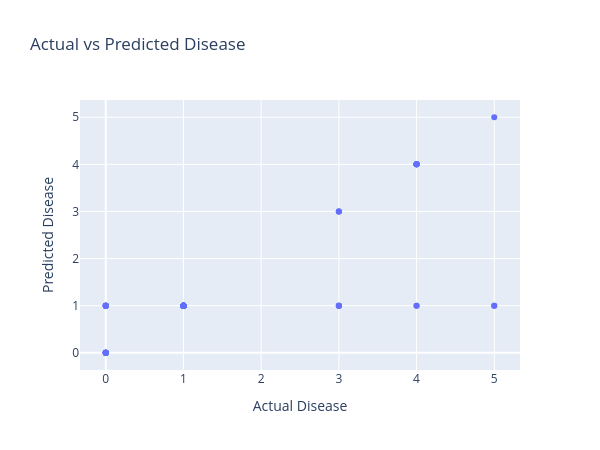

Notebook code cell kept with this figure:
### Code cell
fig = px.scatter(compare_df, x='Actual Disease', y='Predicted Disease',
                 title="Actual vs Predicted Disease",
                 width=600, height=450)
fig.show()

### Figure 1 — Plotly figure (JSON) as saved in the notebook; plotly's stock layout.template omitted (floating-point values rounded to 4 significant figures)
{"data": [{"hovertemplate": "Actual Disease=%{x}<br>Predicted Disease=%{y}<extra></extra>", "legendgroup": "", "marker": {"color": "#636efa", "symbol": "circle"}, "mode": "markers", "name": "", "orientation": "v", "showlegend": false, "type": "scatter", "x": [0, 0, 3, 1, 1, 1, 1, 1, 5, 1, 1, 0, 1, 1, 0, 0, 3, 4, 1, 0, 1, 4, 1, 1, 1, 1, 4, 1, 1, 1, 1, 3, 1, 1, 4, 4, 1, 1, 1, 1, 1, 1, 1, 1, 1, 5, 0, 0, 1, 4, 4, 3, 1, 1, 1, 1, 0, 1, 4, 0, 0, 0, 1, 5, 3, 1, 1, 0, 1, 1, 1, 1, 1, 1, 1, 0, 1, 1, 1, 0, 1, 0, 1, 1, 1, 4, 1, 1, 0, 0, 1, 1, 0, 1, 1, 3, 0, 3], "xaxis": "x", "y": [0, 1, 1, 1, 1, 1, 1, 1, 1, 1, 1, 0, 1, 1, 0, 0, 1, 4, 1, 1, 1, 1, 1, 1, 1, 1, 1, 1, 1, 1, 1, 3, 1, 1, 4, 4, 1, 1, 1, 1, 1, 1, 1, 1, 1, 1, 1, 0, 1, 4, 4, 1, 1, 1, 1, 1, 1, 1, 4, 1, 0, 1, 1, 5, 3, 1, 1, 0, 1, 1, 1, 1, 1, 1, 1, 1, 1, 1, 1, 1, 1, 0, 1, 1, 1, 4, 1, 1, 0, 0, 1, 1, 0, 1, 1, 1, 1, 3], "yaxis": "y"}], "layout": {"height": 450, "legend": {"tracegroupgap": 0}, "title": {"text": "Actual vs Predicted Disease"}, "width": 600, "xaxis": {"anchor": "y", "domain": [0, 1], "title": {"text": "Actual Disease"}}, "yaxis": {"anchor": "x", "domain": [0, 1], "title": {"text": "Predicted Disease"}}}}
